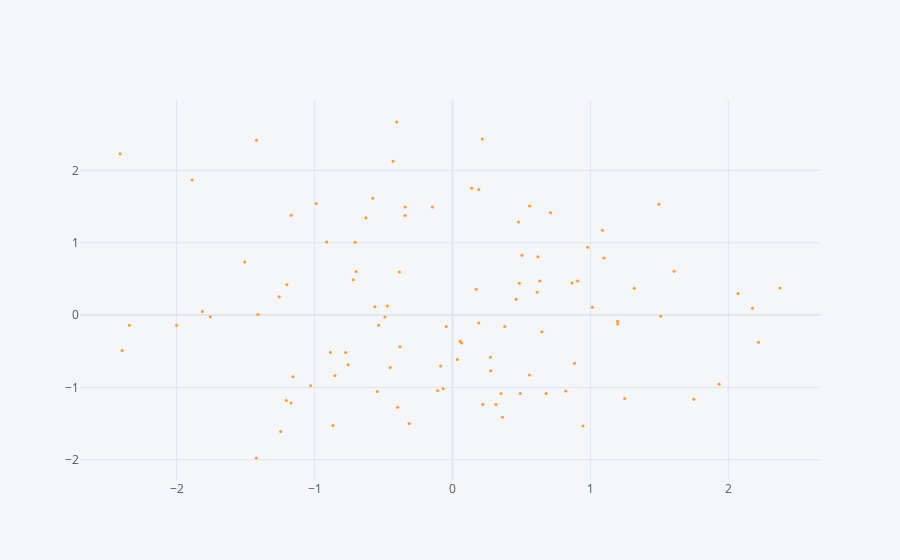

Notebook source saved alongside this figure:
### Code cell
df.iplot(kind = 'scatter', x = 'A', y = 'B', mode = 'markers', size = 3)
